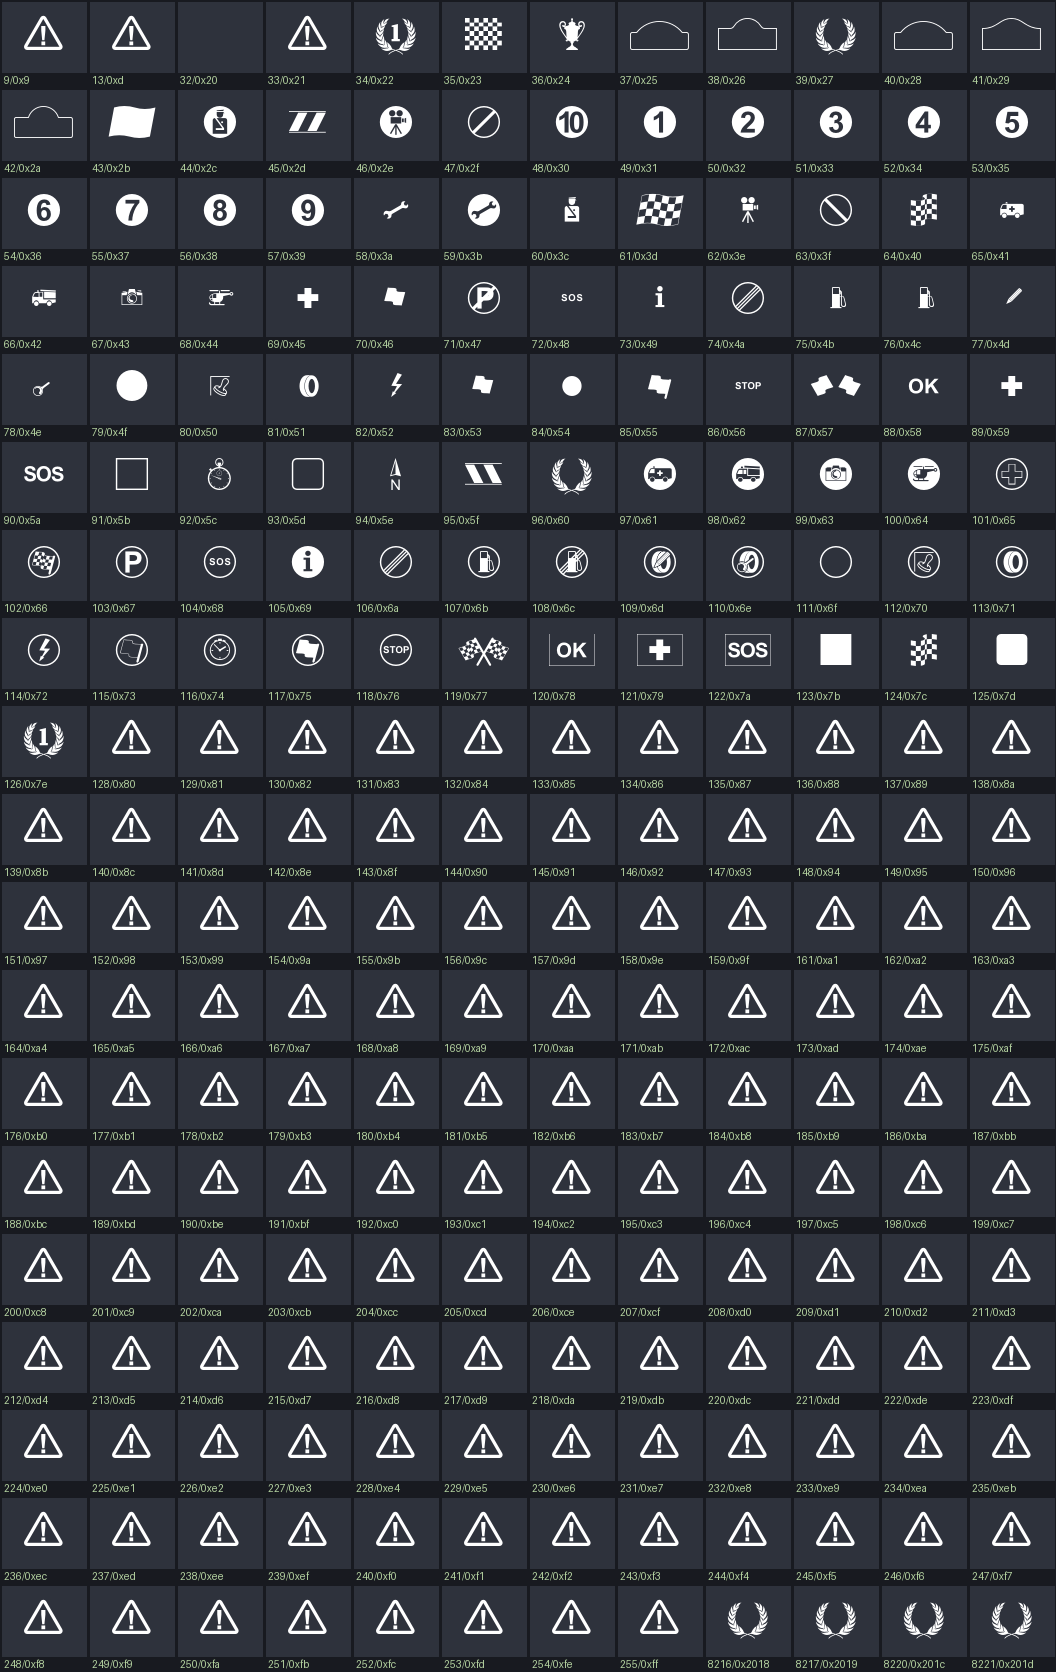

Reproduce this figure in Python.
# Enumerate EVERY glyph in the rally-symbol font and render a labelled chart,
# so codes can be mapped to real font glyphs (no hand-drawing).
from PIL import Image, ImageDraw, ImageFont
import os
FONT = r'D:\BikesRoadbook\tools\iconpack\font\Rally_Symbols.otf'

cps = []
try:
    from fontTools.ttLib import TTFont
    f = TTFont(FONT)
    s = set()
    for t in f['cmap'].tables:
        s.update(t.cmap.keys())
    cps = sorted(s)
    print('cmap codepoints:', len(cps))
except Exception as e:
    print('fontTools missing/err:', e, '-> scanning 0x20..0x7E + 0xF000..0xF0FF')
    cps = list(range(0x20, 0x7F)) + list(range(0xF000, 0xF100))

pil = ImageFont.truetype(FONT, 46)
cols = 12
cell = 88
rows = (len(cps) + cols - 1) // cols
sheet = Image.new('RGB', (cols * cell, rows * cell), (24, 26, 32))
d = ImageDraw.Draw(sheet)
small = ImageFont.load_default()
for i, cp in enumerate(cps):
    cx, cy = (i % cols) * cell, (i // cols) * cell
    d.rectangle([cx + 2, cy + 2, cx + cell - 2, cy + cell - 16], fill=(46, 50, 60))
    try:
        d.text((cx + cell // 2, cy + (cell - 16) // 2 + 2), chr(cp), font=pil, fill=(255, 255, 255), anchor='mm')
    except Exception:
        pass
    d.text((cx + 4, cy + cell - 14), f'{cp}/{cp:#x}', font=small, fill=(180, 210, 160))
sheet.save(r'D:\BikesRoadbook\tools\iconpack\font_chart.png')
print('wrote font_chart.png  rows=%d' % rows)
